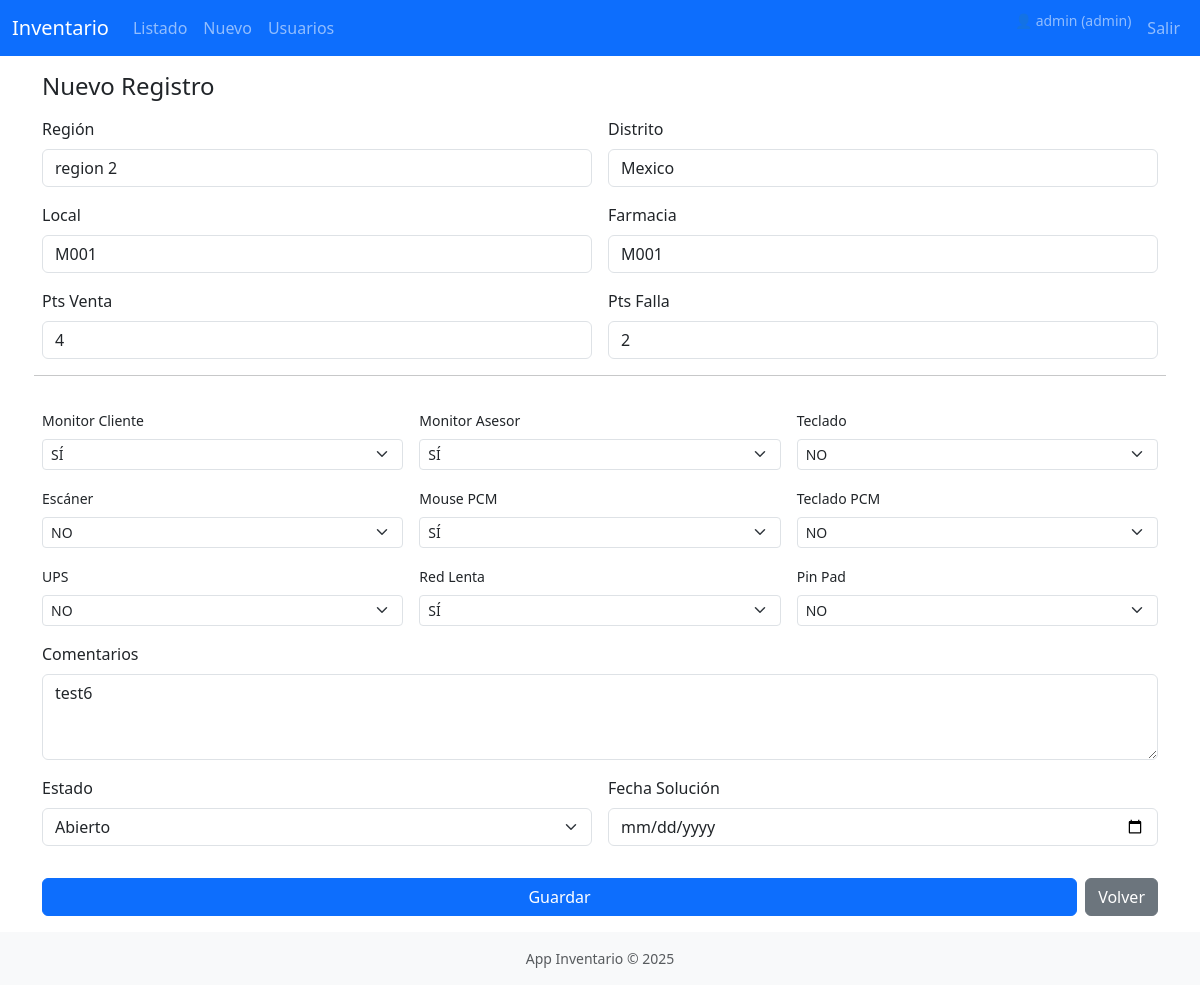
/inventario/5/editar (signed in), run on the app's committed database.
### inventario/models.py (models this page shows, shortened)
class User(UserMixin, db.Model):
    id = db.Column(db.Integer, primary_key=True)
    username = db.Column(db.String(80), unique=True, nullable=False)
    password_hash = db.Column(db.String(128), nullable=False)
    role = db.Column(db.String(20), default='user')

class Inventario(db.Model):
    id = db.Column(db.Integer, primary_key=True)
    region = db.Column(db.String(80))
    distrito = db.Column(db.String(120))
    local = db.Column(db.String(120), index=True)
    farmacia = db.Column(db.String(120))
    puntos_venta = db.Column(db.Integer)
    puntos_falla = db.Column(db.Integer)
    monitor_cliente = db.Column(db.String(5))
    monitor_asesor = db.Column(db.String(5))
    teclado = db.Column(db.String(5))
    escaner = db.Column(db.String(5))
    mouse_pcm = db.Column(db.String(5))
    teclado_pcm = db.Column(db.String(5))
    ups = db.Column(db.String(5))
    red_lenta = db.Column(db.String(5))
    pinpad = db.Column(db.String(5))
    estado_reporte = db.Column(db.String(30))
    fecha_solucion = db.Column(db.Date)
    comentarios = db.Column(db.Text)
    fecha_registro = db.Column(db.DateTime, default=datetime.utcnow)

### inventario/routes.py (the view)
@web_bp.route('/inventario/<int:item_id>/editar', methods=['GET', 'POST'])
@roles_required('admin')
def inventario_editar(item_id):
    item = Inventario.query.get_or_404(item_id)
    form = InventarioForm(obj=item)
    if form.validate_on_submit():
        form.populate_obj(item)
        db.session.commit()
        flash('Inventario actualizado', 'success')
        return redirect(url_for('web.inventario_listar'))
    return render_template('inventario_form.html', form=form)

### inventario/__init__.py (called while the page is built)
@login_manager.user_loader
def load_user(user_id):
    from .models import User
    return User.query.get(int(user_id))

### inventario/routes.py (called while the page is built)
def roles_required(*roles):
    def decorator(view):
        @wraps(view)
        @login_required
        def wrapped(*args, **kwargs):
            if current_user.role not in roles:
                return "Forbidden", 403
            return view(*args, **kwargs)
        return wrapped
    return decorator

### inventario/templates/inventario_form.html (shortened to what this page needs)
{% extends 'base.html' %}
{% block content %}
<h2 class="h4 mb-3">Nuevo Registro</h2>
<form method="POST" class="row g-3">
  <div class="col-sm-6">{{ form.region.label(class='form-label') }} {{ form.region(class='form-control', placeholder='Región') }}</div>
  <div class="col-sm-6">{{ form.distrito.label(class='form-label') }} {{ form.distrito(class='form-control') }}</div>
  <div class="col-sm-6">{{ form.local.label(class='form-label') }} {{ form.local(class='form-control') }}</div>
  <div class="col-sm-6">{{ form.farmacia.label(class='form-label') }} {{ form.farmacia(class='form-control') }}</div>
  <div class="col-sm-6">{{ form.puntos_venta.label(class='form-label') }} {{ form.puntos_venta(class='form-control') }}</div>
  <div class="col-sm-6">{{ form.puntos_falla.label(class='form-label') }} {{ form.puntos_falla(class='form-control') }}</div>
  <hr/>
  <div class="col-6 col-md-4">{{ form.monitor_cliente.label(class='form-label small') }} {{ form.monitor_cliente(class='form-select form-select-sm') }}</div>
  <div class="col-6 col-md-4">{{ form.monitor_asesor.label(class='form-label small') }} {{ form.monitor_asesor(class='form-select form-select-sm') }}</div>
  <div class="col-6 col-md-4">{{ form.teclado.label(class='form-label small') }} {{ form.teclado(class='form-select form-select-sm') }}</div>
  <div class="col-6 col-md-4">{{ form.escaner.label(class='form-label small') }} {{ form.escaner(class='form-select form-select-sm') }}</div>
  <div class="col-6 col-md-4">{{ form.mouse_pcm.label(class='form-label small') }} {{ form.mouse_pcm(class='form-select form-select-sm') }}</div>
  <div class="col-6 col-md-4">{{ form.teclado_pcm.label(class='form-label small') }} {{ form.teclado_pcm(class='form-select form-select-sm') }}</div>
  <div class="col-6 col-md-4">{{ form.ups.label(class='form-label small') }} {{ form.ups(class='form-select form-select-sm') }}</div>
  <div class="col-6 col-md-4">{{ form.red_lenta.label(class='form-label small') }} {{ form.red_lenta(class='form-select form-select-sm') }}</div>
  <div class="col-6 col-md-4">{{ form.pinpad.label(class='form-label small') }} {{ form.pinpad(class='form-select form-select-sm') }}</div>
  <div class="col-12">{{ form.comentarios.label(class='form-label') }} {{ form.comentarios(class='form-control', rows=3) }}</div>
  <div class="col-sm-6">{{ form.estado_reporte.label(class='form-label') }} {{ form.estado_reporte(class='form-select') }}</div>
  <div class="col-sm-6">{{ form.fecha_solucion.label(class='form-label') }} {{ form.fecha_solucion(class='form-control') }}</div>
  <div class="col-12 d-flex gap-2 pt-3">
    <button class="btn btn-primary flex-grow-1" type="submit">Guardar</button>
    <a href="{{ url_for('web.inventario_listar') }}" class="btn btn-secondary">Volver</a>
  </div>
</form>
{% endblock %}

### inventario/templates/base.html (shortened to what this page needs)
<!doctype html>
<html lang="es" class="h-100">
  <head>
    <link href="https://cdn.jsdelivr.net/npm/bootstrap@5.3.3/dist/css/bootstrap.min.css" rel="stylesheet">
    <link rel="stylesheet" href="{{ url_for('static', filename='css/styles.css') }}">
  </head>
  <body class="d-flex flex-column h-100">
    <nav class="navbar navbar-expand-lg navbar-dark bg-primary">
      <div class="container-fluid">
        <a class="navbar-brand" href="{{ url_for('web.index') }}">Inventario</a>
        <div class="collapse navbar-collapse" id="navbarsExample">
          <ul class="navbar-nav me-auto mb-2 mb-lg-0">
            <li class="nav-item"><a class="nav-link" href="{{ url_for('web.inventario_listar') }}">Listado</a></li>
            {% if current_user.is_authenticated %}
              <li class="nav-item"><a class="nav-link" href="{{ url_for('web.inventario_nuevo') }}">Nuevo</a></li>
              {% if current_user.role == 'admin' %}
                <li class="nav-item"><a class="nav-link" href="{{ url_for('web.usuarios_listar') }}">Usuarios</a></li>
              {% endif %}
            {% endif %}
          </ul>
          <ul class="navbar-nav ms-auto mb-2 mb-lg-0">
            {% if current_user.is_authenticated %}
              <li class="nav-item"><span class="navbar-text small me-2">👤 {{ current_user.username }} ({{ current_user.role }})</span></li>
              <li class="nav-item"><a class="nav-link" href="{{ url_for('web.logout') }}">Salir</a></li>
            {% else %}
              <li class="nav-item"><a class="nav-link" href="{{ url_for('web.login') }}">Ingresar</a></li>
            {% endif %}
          </ul>
        </div>
      </div>
    </nav>
    <main class="flex-shrink-0">
      <div class="container py-3">
        {% block content %}{% endblock %}
      </div>
    </main>
    <footer class="mt-auto py-3 bg-light text-center small text-muted">App Inventario &copy; 2025</footer>
  </body>
</html>

### inventario/static/css/styles.css (style rules this page uses)
body { -webkit-font-smoothing: antialiased; }

### data on the page
User: username "admin", role "admin"
Inventario: region "region 2", distrito "Mexico", local "M001", farmacia "M001", puntos_venta "4", puntos_falla "2", monitor_cliente "SÍ", monitor_asesor "SÍ", teclado "NO", escaner "NO", mouse_pcm "SÍ", teclado_pcm "NO", ups "NO", red_lenta "SÍ", pinpad "NO", comentarios "test6", estado_reporte "Abierto"
